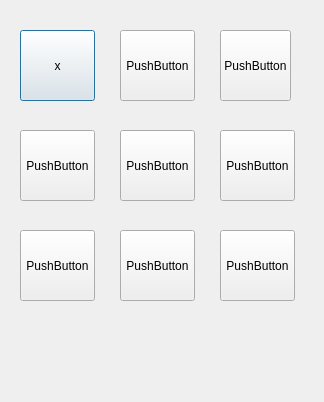
<?xml version="1.0" encoding="UTF-8"?>
<ui version="4.0">
 <class>Dialog</class>
 <widget class="QDialog" name="Dialog">
  <property name="geometry">
   <rect>
    <x>0</x>
    <y>0</y>
    <width>324</width>
    <height>402</height>
   </rect>
  </property>
  <property name="windowTitle">
   <string>Dialog</string>
  </property>
  <widget class="QPushButton" name="L1">
   <property name="geometry">
    <rect>
     <x>20</x>
     <y>30</y>
     <width>75</width>
     <height>71</height>
    </rect>
   </property>
   <property name="text">
    <string>x</string>
   </property>
   <property name="iconSize">
    <size>
     <width>20</width>
     <height>20</height>
    </size>
   </property>
   <property name="checkable">
    <bool>false</bool>
   </property>
  </widget>
  <widget class="QPushButton" name="L2">
   <property name="geometry">
    <rect>
     <x>120</x>
     <y>30</y>
     <width>75</width>
     <height>71</height>
    </rect>
   </property>
   <property name="text">
    <string>PushButton</string>
   </property>
  </widget>
  <widget class="QPushButton" name="L3">
   <property name="geometry">
    <rect>
     <x>220</x>
     <y>30</y>
     <width>71</width>
     <height>71</height>
    </rect>
   </property>
   <property name="text">
    <string>PushButton</string>
   </property>
  </widget>
  <widget class="QPushButton" name="L22">
   <property name="geometry">
    <rect>
     <x>120</x>
     <y>130</y>
     <width>75</width>
     <height>71</height>
    </rect>
   </property>
   <property name="text">
    <string>PushButton</string>
   </property>
  </widget>
  <widget class="QPushButton" name="L32">
   <property name="geometry">
    <rect>
     <x>220</x>
     <y>130</y>
     <width>75</width>
     <height>71</height>
    </rect>
   </property>
   <property name="text">
    <string>PushButton</string>
   </property>
  </widget>
  <widget class="QPushButton" name="L12">
   <property name="geometry">
    <rect>
     <x>20</x>
     <y>130</y>
     <width>75</width>
     <height>71</height>
    </rect>
   </property>
   <property name="text">
    <string>PushButton</string>
   </property>
  </widget>
  <widget class="QPushButton" name="L23">
   <property name="geometry">
    <rect>
     <x>120</x>
     <y>230</y>
     <width>75</width>
     <height>71</height>
    </rect>
   </property>
   <property name="text">
    <string>PushButton</string>
   </property>
  </widget>
  <widget class="QPushButton" name="L33">
   <property name="geometry">
    <rect>
     <x>220</x>
     <y>230</y>
     <width>75</width>
     <height>71</height>
    </rect>
   </property>
   <property name="text">
    <string>PushButton</string>
   </property>
  </widget>
  <widget class="QPushButton" name="L13">
   <property name="geometry">
    <rect>
     <x>20</x>
     <y>230</y>
     <width>75</width>
     <height>71</height>
    </rect>
   </property>
   <property name="text">
    <string>PushButton</string>
   </property>
  </widget>
 </widget>
 <resources/>
 <connections/>
</ui>
